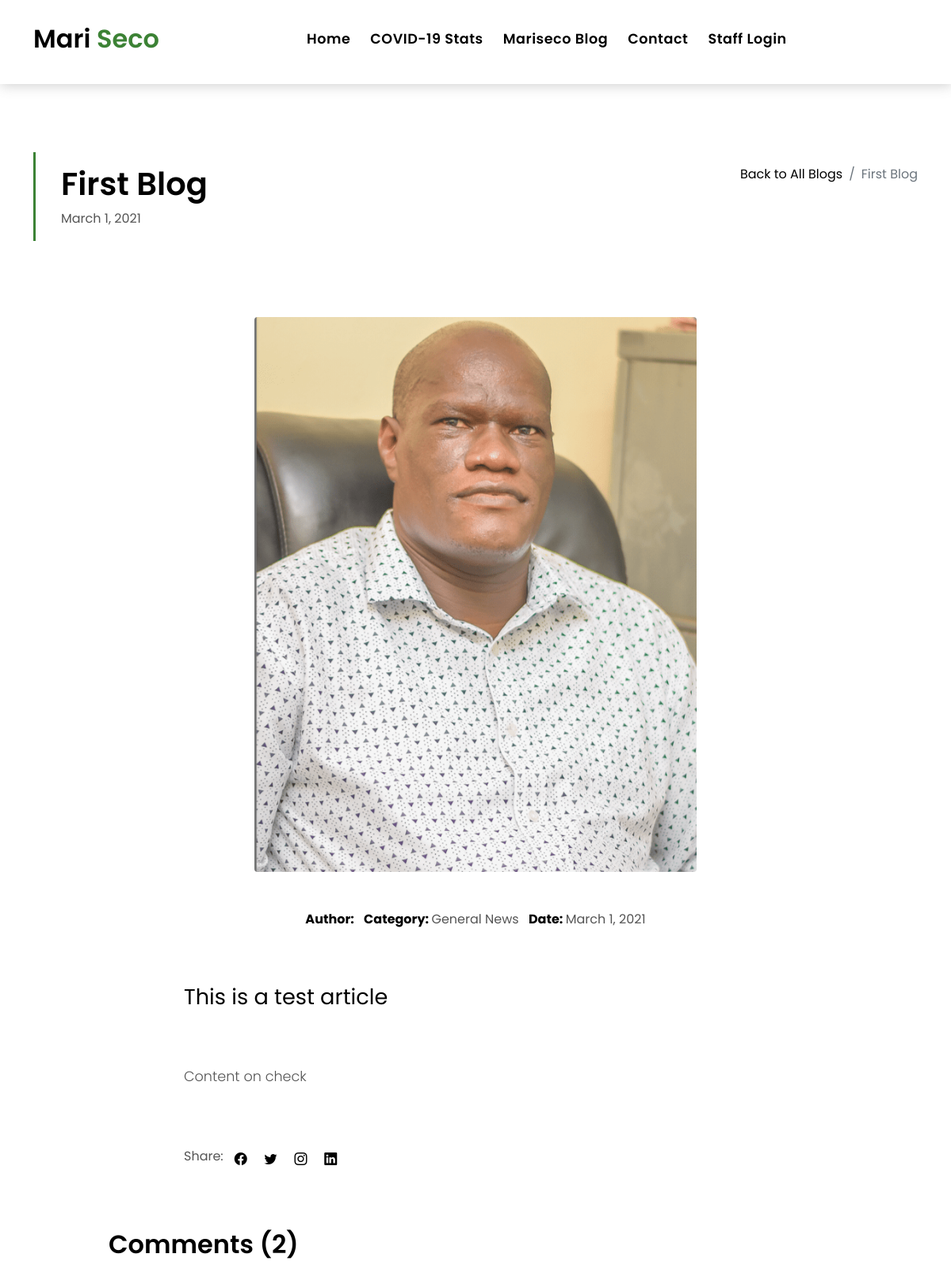
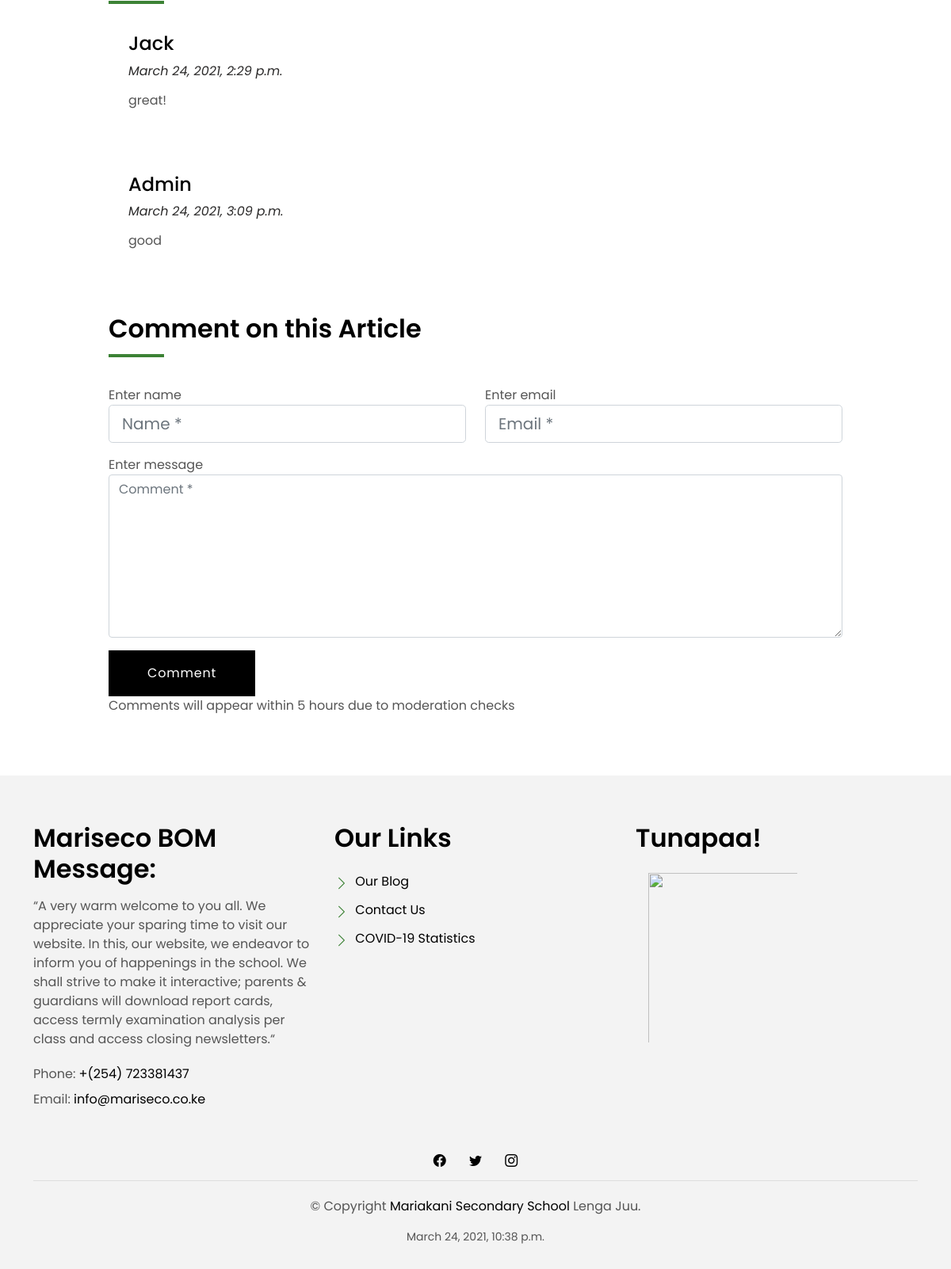
The page /article_details/1/ on the database its author committed (2 pictures, top to bottom).
### main/models.py (models this page shows, shortened)
class Blog(models.Model):
    title = models.CharField(max_length=256, help_text='Title of the Article')
    image = models.ImageField(upload_to='blogs/', help_text='Image to Display')
    tag = models.CharField(default='General News', max_length=128, help_text='Tags vary according to content, e.g: Sports, Academics, Religion tags. Defaults to "General News"')
    headline = models.TextField(help_text='This will be displayed as the main purpose of the article')
    content = models.TextField(help_text='Content of the article, this is not limited.')
    author = models.ForeignKey(User, on_delete=models.CASCADE, help_text='Article Publisher')
    created_at = models.DateField(help_text='Date of Publishement')
    published = models.BooleanField(help_text='When checked, the article is live and readable to the audience.', default=False)

class Comment(models.Model):
    blog = models.ForeignKey(Blog, on_delete=models.CASCADE, related_name="comments", null=True, blank=True)
    name = models.CharField(max_length=128)
    email = models.EmailField()
    comment = models.TextField()
    created_on = models.DateTimeField(null=True, blank=True)
    active = models.BooleanField(default=False)
    class Meta:
        ordering = ['created_on']

### main/views.py (the view, shortened to what this page needs)
# urls.py: path('article_details/<int:blog_id>/', views.article_details, name='article_details'),
def article_details(request, blog_id):
    article = get_object_or_404(Blog, pk=blog_id)
    comment_count = article.comments.filter(active=True).count()
    approved_comments = article.comments.filter(active=True)
    return render(request, 'main/article_details.html', {"article": article, "comment_count": comment_count, "approved_comments": approved_comments})

### main/templates/main/article_details.html (shortened to what this page needs)
{% extends 'base.html' %}
{% load static %}
{% block content %}
    <section class="intro-single">
      <div class="container">
        <div class="row">
          <div class="col-md-12 col-lg-8">
            <div class="title-single-box">
              <h1 class="title-single"> {{ article.title }}</h1>
              <span class="color-text-a"> {{ article.created_at }}</span>
            </div>
          </div>
          <div class="col-md-12 col-lg-4">
            <nav aria-label="breadcrumb" class="breadcrumb-box d-flex justify-content-lg-end">
              <ol class="breadcrumb">
                <li class="breadcrumb-item">
                  <a href="{% url 'blog' %}">Back to All Blogs</a>
                </li>
                <li class="breadcrumb-item active" aria-current="page">
                  {{ article.title }}
                </li>
              </ol>
            </nav>
          </div>
        </div>
    </section>
    <section class="news-single nav-arrow-b">
      <div class="container">
        <div class="row">
          <div class="col-sm-12">
            <div class="news-img-box">
            <br>
            <br>
              <img style="max-height: 700px; max-width:1000px;" src="{{ article.image.url }}" alt="" class="img-fluid rounded mx-auto d-block">
            </div>
          </div>
          <div class="col-md-10 offset-md-1 col-lg-8 offset-lg-2">
            <div class="post-information">
              <ul class="list-inline text-center color-a">
                <li class="list-inline-item mr-2">
                  <strong>Author: </strong>
                </li>
                <li class="list-inline-item mr-2">
                  <strong>Category: </strong>
                  <span class="color-text-a"> {{ article.tag }}</span>
                </li>
                <li class="list-inline-item">
                  <strong>Date: </strong>
                  <span class="color-text-a"> {{ article.created_at }}</span>
                </li>
              </ul>
            </div>
            <div class="post-content color-text-a">
              <p class="post-intro">
                {{ article.headline }}
              </p>
              <p>
                {{ article.content }}
              </p>
            </div>
            <div class="post-footer">
              <div class="post-share">
                <span>Share: </span>
                <ul class="list-inline socials">
                  <li class="list-inline-item">
                    <a href="#">
                      <i class="bi bi-facebook" aria-hidden="true"></i>
                    </a>
                  </li>
                  <li class="list-inline-item">
                    <a href="#">
                      <i class="bi bi-twitter" aria-hidden="true"></i>
                    </a>
                  </li>
                  <li class="list-inline-item">
                    <a href="#">
                      <i class="bi bi-instagram" aria-hidden="true"></i>
                    </a>
                  </li>
                  <li class="list-inline-item">
                    <a href="#">
                      <i class="bi bi-linkedin" aria-hidden="true"></i>
                    </a>
                  </li>
                </ul>
              </div>
            </div>
          </div>
            <div class="col-md-10 offset-md-1 col-lg-10 offset-lg-1">
            <div class="title-box-d">
              <h3 class="title-d">Comments ({{ comment_count }})</h3>
            </div>
            <div class="box-comments">
              <ul class="list-comments">
               {% for approved_comment in approved_comments.all %}
                  <li>
                  <div class="comment-details">
                    <h4 class="comment-author"> {{ approved_comment.name | capfirst }}</h4>
                    <span>{{ approved_comment.created_on }}</span>
                    <p class="comment-description">
                      {{ approved_comment.comment }}
                    </p>
                  </div>
                </li>
                {% endfor %}
              </ul>
            </div>
      <div class="form-comments">
    <div class="title-box-d">
      <h3 class="title-d">Comment on this Article</h3>
    </div>
    <form class="form-a" action="{% url 'article_details' article.id %}" method='POST'>
      <div class="row">
        {% if user.is_authenticated %}
        <div class="col-md-6 mb-3">
          <div class="form-group">
            <label for="inputName">Commenting as <span class="color-b">{{ user | capfirst }} </span></label>
            <input type="hidden" name="user_name" value="{{ user }}">
          </div>
        </div>
          <div class="col-md-6 mb-3">
          <div class="form-group">
            <label for="inputEmail1">Using Email as <span class="color-b">{{ user.email }} </span></label>
            <input type="hidden" name="user_email" value="{{ user.email }}">
          </div>
        </div>
        {% else %}
          <div class="col-md-6 mb-3">
          <div class="form-group">
            <label for="inputName">Enter name</label>
            <input type="text" name="user_name" class="form-control form-control-lg form-control-a" id="inputName" placeholder="Name *" required>
          </div>
        </div>
          <div class="col-md-6 mb-3">
          <div class="form-group">
            <label for="inputEmail1">Enter email</label>
            <input type="email" name="user_email" class="form-control form-control-lg form-control-a" id="inputEmail1" placeholder="Email *" required>
          </div>
        </div>
        {% endif %}
        <div class="col-md-12 mb-3">
          <div class="form-group">
            <label for="textMessage">Enter message</label>
            <textarea id="textMessage" class="form-control" placeholder="Comment *" name="user_comment" cols="45" rows="8" required></textarea>
          </div>
        </div>
        <div class="col-md-12">
          <button type="submit" class="btn btn-a">Comment</button>
        </div>
        <br>
        <p class="col-md-12">Comments will appear within 5 hours due to moderation checks</p>
      </div>
    </form>
    </div>
    </div>
    </div>
    </div>
    </section>
{% endblock %}

### mariseco/static/css/style.css (style rules this page uses)
body { font-family: 'Poppins', sans-serif; color: #555555; }
h1, h2, h3, h4, h5, h6 { color: #000000; }
a { color: #000000; text-decoration: none; transition: all .5s ease; }
.color-a { text-decoration: none; color: #000000; }
.color-text-a { text-decoration: none; color: #555555; }
.title-box-d { padding-bottom: 1.8rem; margin-bottom: 1rem; position: relative; }
.title-box-d .title-d { font-weight: 600; font-size: 2rem; }
.title-box-d .title-d:after { content: ''; position: absolute; width: 70px; height: 4px; background-color: #3c8235; bottom: 20px; left: 0; }
.ul-resect ul, .list-a ul, .box-comments ul { list-style: none; padding-left: 0; margin-bottom: 0; }
.btn { transition: .5s ease; }
.btn.btn-a, .btn.btn-b { border-radius: 0; padding: 1rem 3rem; letter-spacing: .05rem; }
.btn.btn-a { text-decoration: none; background-color: #000000; color: #ffffff; }
.intro-single { padding: 12rem 0 3rem; }
.intro-single .title-single-box { padding: 1rem 0 1rem 2rem; }
.intro-single .title-single-box { border-left: 3px solid #3c8235; }
.intro-single .title-single-box .title-single { font-weight: 600; font-size: 2.2rem; }
@media (min-width: 768px) { .intro-single .title-single-box .title-single { font-size: 2.1rem; } }
@media (min-width: 992px) { .intro-single .title-single-box .title-single { font-size: 2.5rem; } }
.intro-single .breadcrumb-box { padding: 1rem 0 0 .5rem; }
.intro-single .breadcrumb { background-color: transparent; padding-right: 0; padding-left: 0; }
.post-information { padding: 3rem 0; }
.post-content { font-size: 1.1rem; font-weight: 300; line-height: 1.6; }
.post-content .post-intro { font-size: 1.7rem; font-weight: 300; margin-bottom: 4rem; line-height: 1.6; color: #000000; font-weight: 400; }
.post-content p { margin-bottom: 1.7rem; }
.post-footer { padding: 3rem 0 4rem; }
.post-share .socials { display: inline-block; }
.post-share .socials li { margin-left: .6rem; }
.box-comments .list-comments li { padding-bottom: 3.5rem; }
.box-comments .list-comments .comment-author { font-size: 1.3rem; }
@media (min-width: 768px) { .box-comments .list-comments .comment-author { font-size: 1.5rem; } }
.box-comments .list-comments .comment-details { display: table-cell; vertical-align: top; padding-left: 25px; }
.box-comments .list-comments .comment-description { padding: .8rem 0 .5rem 0; }
.box-comments .list-comments span { display: block; color: #2B2A2A; font-style: italic; }

### rows shown on the page
Blog: title "First Blog", created_at "March 1, 2021", image (picture), tag "General News", headline "This is a test article", content "Content on check"
Comment: name "Jack", created_on "March 24, 2021, 2:29 p.m.", comment "great!"
Comment: name "Admin", created_on "March 24, 2021, 3:09 p.m.", comment "good"

### other values the page prints
{{ comment_count }} "2"
